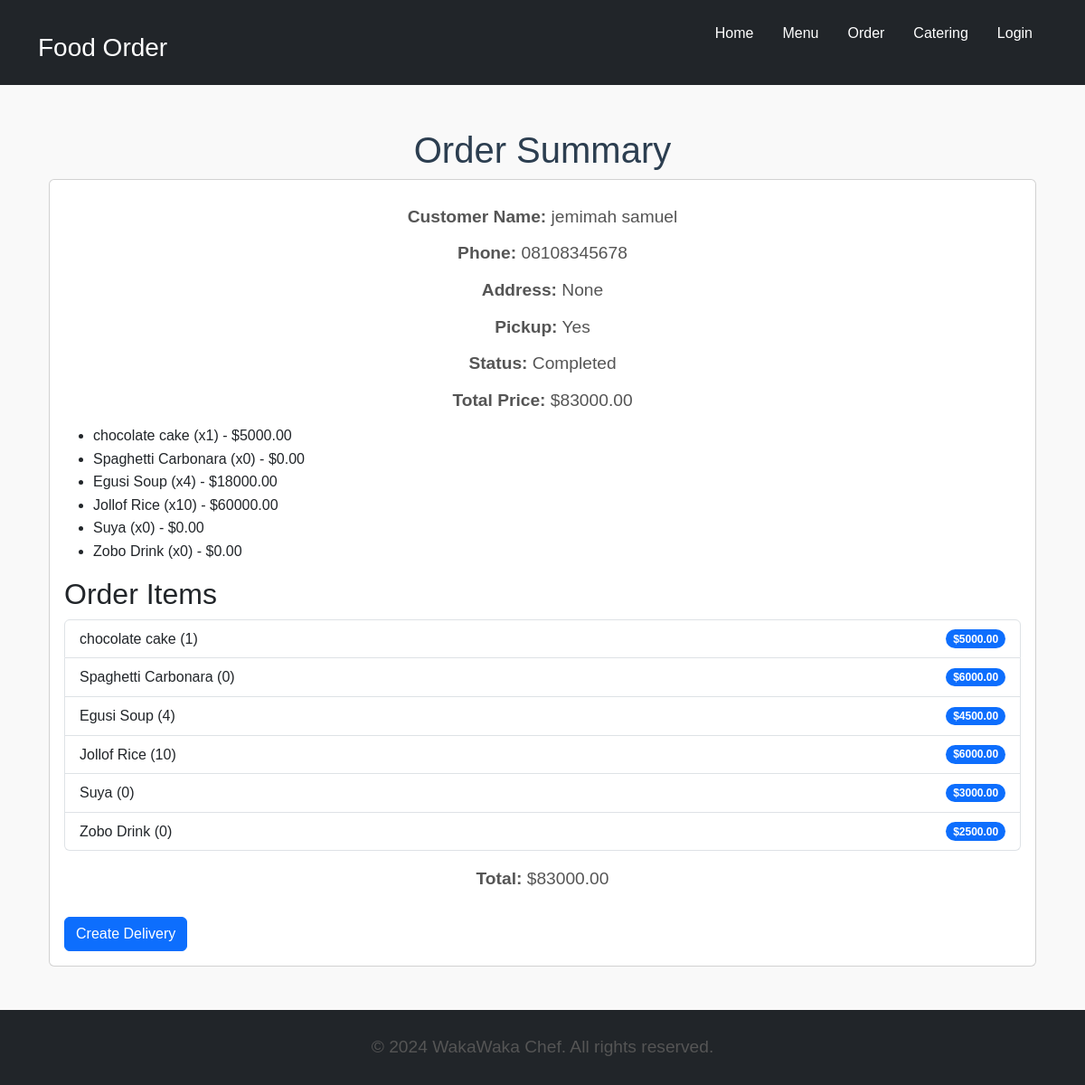
Page /Food/order/summary/5/ on the committed database.
### Food/models.py (models this page shows, shortened)
class Order(models.Model):
        STATUS_CHOICES = [
            ('Pending', 'Pending'),
            ('Processing', 'Processing'),
            ('Completed', 'Completed'),
            ('Cancelled', 'Cancelled'),
        ]
        customer_name = models.CharField(max_length=255)
        customer_phone = models.CharField(max_length=15, default="")
        customer_address = models.TextField(blank=True, null=True)
        is_pickup = models.BooleanField(default=False)
        order_date = models.DateTimeField(auto_now_add=True)
        status = models.CharField(max_length=20, choices=STATUS_CHOICES, default='Pending')
        user = models.ForeignKey(User, on_delete=models.CASCADE)

class OrderItem(models.Model):
        order = models.ForeignKey(Order, on_delete=models.CASCADE)
        food_item = models.ForeignKey(FoodItem, on_delete=models.CASCADE)
        quantity = models.PositiveIntegerField()

class FoodItem(models.Model):
        name = models.CharField(max_length=200)
        description = models.TextField()
        price = models.DecimalField(max_digits=10, decimal_places=2)
        category = models.ForeignKey(Category, on_delete=models.CASCADE, related_name='food_items')
        image = models.ImageField(upload_to='food_images/',  null=False, default='images/placeholder.jpg')
        is_available = models.BooleanField(default=True)

### Food/views.py (the view)
# urls.py: path('order/summary/<int:order_id>/', views.order_summary, name='order_summary'),
def order_summary(request, order_id):
    order = get_object_or_404(Order, id=order_id)
    total_price = 0
    order_items = order.orderitem_set.all()
    for item in order_items:
        item.total_price = item.food_item.price * item.quantity  # Calculate the price for each item
        total_price += item.total_price  # Add it to the overall total
    return render(request, 'Food/order_summary.html', {
        'order': order,
        'order_items': order_items,
        'total_price': total_price
    })

### Food/templates/food/order_summary.html (shortened to what this page needs)
{% extends 'Food/base.html' %}
{% block content %}
<div class="container mt-5">
    <h1>Order Summary</h1>
    <div class="card">
        <div class="card-body">
            <p><strong>Customer Name:</strong> {{ order.customer_name }}</p>
            <p><strong>Phone:</strong> {{ order.customer_phone }}</p>
            <p><strong>Address:</strong> {{ order.customer_address }}</p>
            <p><strong>Pickup:</strong> {{ order.is_pickup|yesno:"Yes,No" }}</p>
            <p><strong>Status:</strong> {{ order.status }}</p>
            <p><strong>Total Price:</strong> ${{ total_price }}</p>
            <ul>
                {% for item in order_items %}
                    <li>{{ item.food_item.name }} (x{{ item.quantity }}) - ${{ item.total_price }}</li>
                {% endfor %}
            </ul>
            <h2>Order Items</h2>
            <ul class="list-group">
                {% for item in order_items %}
                    <li class="list-group-item d-flex justify-content-between align-items-center">
                        {{ item.food_item.name }} ({{ item.quantity }})
                        <span class="badge bg-primary rounded-pill">${{ item.food_item.price }}</span>
                    </li>
                {% endfor %}
            </ul>
            <p class="mt-3"><strong>Total:</strong> ${{ total_price }}</p>
            <a href="{% url 'create_delivery' order.id %}" class="btn btn-primary mt-3">Create Delivery</a>
        </div>
    </div>
</div>
{% endblock %}

### Food/static/css/styles.css (style rules this page uses)
body { font-family: Arial, sans-serif; margin: 0; padding: 0; background-color: #f9f9f9; color: #333; line-height: 1.6; }
h1 { text-align: center; font-size: 2.5rem; color: #2c3e50; margin-top: 20px; }
p { text-align: center; font-size: 1.2rem; margin: 10px auto; max-width: 600px; color: #555; }

### rows in the picture
Order: customer_name "jemimah samuel", customer_phone "08108345678", customer_address "None", is_pickup "Yes", status "Completed"
OrderItem: food_item.name "chocolate cake", quantity "1", total_price "5000.00", food_item.price "5000.00"
OrderItem: food_item.name "Spaghetti Carbonara", quantity "0", total_price "0.00", food_item.price "6000.00"
OrderItem: food_item.name "Egusi Soup", quantity "4", total_price "18000.00", food_item.price "4500.00"
OrderItem: food_item.name "Jollof Rice", quantity "10", total_price "60000.00", food_item.price "6000.00"
OrderItem: food_item.name "Suya", quantity "0", total_price "0.00", food_item.price "3000.00"
OrderItem: food_item.name "Zobo Drink", quantity "0", total_price "0.00", food_item.price "2500.00"

### other values in the picture
{{ total_price }} "83000.00"
